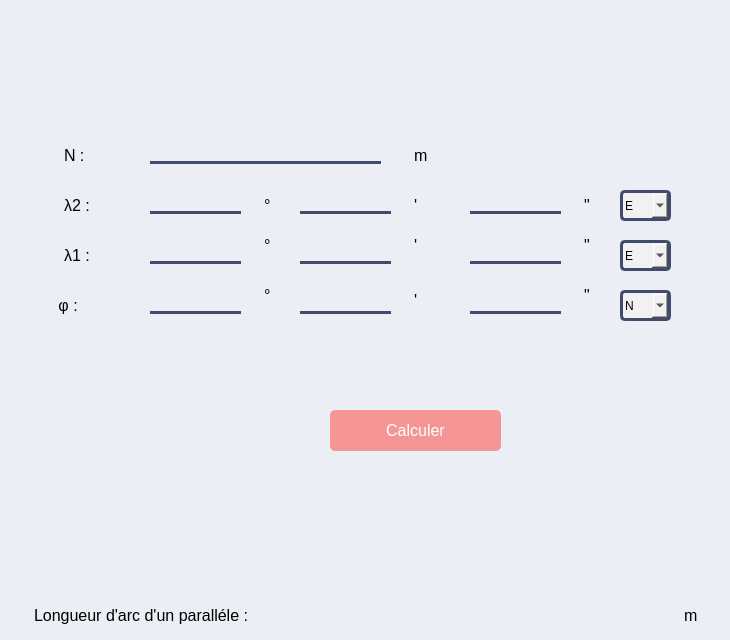
          <widget class="QWidget" name="page_9">
           <property name="styleSheet">
            <string notr="true">background-color:    #ebeef5  ;</string>
           </property>
           <widget class="QLineEdit" name="lineEdit_28">
            <property name="geometry">
             <rect>
              <x>150</x>
              <y>140</y>
              <width>231</width>
              <height>24</height>
             </rect>
            </property>
            <property name="styleSheet">
             <string notr="true">


    border: none;
    border-bottom: 3px  solid   #414b6d ;
    font-size: 14px; </string>
            </property>
           </widget>
           <widget class="QPushButton" name="calcul5">
            <property name="geometry">
             <rect>
              <x>330</x>
              <y>410</y>
              <width>171</width>
              <height>41</height>
             </rect>
            </property>
            <property name="styleSheet">
             <string notr="true">
    background-color:  #f59694   ;
    color: rgb(255, 255, 255)  ;
    border: none;
    border-radius: 5px;
    padding: 10px 20px;
    font-size: 16px;
    



</string>
            </property>
            <property name="text">
             <string>Calculer</string>
            </property>
           </widget>
           <widget class="QLabel" name="label_64">
            <property name="geometry">
             <rect>
              <x>50</x>
              <y>140</y>
              <width>71</width>
              <height>31</height>
             </rect>
            </property>
            <property name="styleSheet">
             <string notr="true">font: 700 italic 9pt &quot;Arial&quot;;
    color: #000000;
    padding: 5px 10px;
    border-radius: 5px;
    font-size: 16px;
    text-align: center;
  </string>
            </property>
            <property name="text">
             <string>N :</string>
            </property>
           </widget>
           <widget class="QLabel" name="label_181">
            <property name="geometry">
             <rect>
              <x>50</x>
              <y>190</y>
              <width>71</width>
              <height>31</height>
             </rect>
            </property>
            <property name="styleSheet">
             <string notr="true">font: 700 italic 9pt &quot;Arial&quot;;
    color: #000000;
    padding: 5px 10px;
    border-radius: 5px;
    font-size: 16px;
    text-align: center;
  </string>
            </property>
            <property name="text">
             <string>λ2 :</string>
            </property>
           </widget>
           <widget class="QLabel" name="label_182">
            <property name="geometry">
             <rect>
              <x>40</x>
              <y>290</y>
              <width>71</width>
              <height>31</height>
             </rect>
            </property>
            <property name="styleSheet">
             <string notr="true">font: 700 italic 9pt &quot;Arial&quot;;
    color: #000000;
    padding: 5px 10px;
    border-radius: 5px;
    font-size: 16px;
    text-align: center;
  </string>
            </property>
            <property name="text">
             <string> φ :</string>
            </property>
           </widget>
           <widget class="QLabel" name="label_183">
            <property name="geometry">
             <rect>
              <x>50</x>
              <y>240</y>
              <width>71</width>
              <height>31</height>
             </rect>
            </property>
            <property name="styleSheet">
             <string notr="true">font: 700 italic 9pt &quot;Arial&quot;;
    color: #000000;
    padding: 5px 10px;
    border-radius: 5px;
    font-size: 16px;
    text-align: center;
  </string>
            </property>
            <property name="text">
             <string>λ1 :</string>
            </property>
           </widget>
           <widget class="QLabel" name="label_184">
            <property name="geometry">
             <rect>
              <x>400</x>
              <y>140</y>
              <width>71</width>
              <height>31</height>
             </rect>
            </property>
            <property name="styleSheet">
             <string notr="true">font: 700 italic 9pt &quot;Arial&quot;;
    color: #000000;
    padding: 5px 10px;
    border-radius: 5px;
    font-size: 16px;
    text-align: center;
  </string>
            </property>
            <property name="text">
             <string>m</string>
            </property>
           </widget>
           <widget class="QLineEdit" name="lineEdit_34">
            <property name="geometry">
             <rect>
              <x>150</x>
              <y>190</y>
              <width>91</width>
              <height>24</height>
             </rect>
            </property>
            <property name="styleSheet">
             <string notr="true">


    border: none;
    border-bottom: 3px  solid   #414b6d ;
    font-size: 14px; </string>
            </property>
           </widget>
           <widget class="QLineEdit" name="lineEdit_35">
            <property name="geometry">
             <rect>
              <x>300</x>
              <y>190</y>
              <width>91</width>
              <height>24</height>
             </rect>
            </property>
            <property name="styleSheet">
             <string notr="true">


    border: none;
    border-bottom: 3px  solid   #414b6d ;
    font-size: 14px; </string>
            </property>
           </widget>
           <widget class="QLineEdit" name="lineEdit_36">
            <property name="geometry">
             <rect>
              <x>470</x>
              <y>190</y>
              <width>91</width>
              <height>24</height>
             </rect>
            </property>
            <property name="styleSheet">
             <string notr="true">


    border: none;
    border-bottom: 3px  solid   #414b6d ;
    font-size: 14px; </string>
            </property>
           </widget>
           <widget class="QLineEdit" name="lineEdit_37">
            <property name="geometry">
             <rect>
              <x>150</x>
              <y>240</y>
              <width>91</width>
              <height>24</height>
             </rect>
            </property>
            <property name="styleSheet">
             <string notr="true">


    border: none;
    border-bottom: 3px  solid   #414b6d ;
    font-size: 14px; </string>
            </property>
           </widget>
           <widget class="QLineEdit" name="lineEdit_38">
            <property name="geometry">
             <rect>
              <x>300</x>
              <y>240</y>
              <width>91</width>
              <height>24</height>
             </rect>
            </property>
            <property name="styleSheet">
             <string notr="true">


    border: none;
    border-bottom: 3px  solid   #414b6d ;
    font-size: 14px; </string>
            </property>
           </widget>
           <widget class="QLineEdit" name="lineEdit_39">
            <property name="geometry">
             <rect>
              <x>470</x>
              <y>240</y>
              <width>91</width>
              <height>24</height>
             </rect>
            </property>
            <property name="styleSheet">
             <string notr="true">


    border: none;
    border-bottom: 3px  solid   #414b6d ;
    font-size: 14px; </string>
            </property>
           </widget>
           <widget class="QLineEdit" name="lineEdit_40">
            <property name="geometry">
             <rect>
              <x>150</x>
              <y>290</y>
              <width>91</width>
              <height>24</height>
             </rect>
            </property>
            <property name="styleSheet">
             <string notr="true">


    border: none;
    border-bottom: 3px  solid   #414b6d ;
    font-size: 14px; </string>
            </property>
           </widget>
           <widget class="QLineEdit" name="lineEdit_41">
            <property name="geometry">
             <rect>
              <x>300</x>
              <y>290</y>
              <width>91</width>
              <height>24</height>
             </rect>
            </property>
            <property name="styleSheet">
             <string notr="true">


    border: none;
    border-bottom: 3px  solid   #414b6d ;
    font-size: 14px; </string>
            </property>
           </widget>
           <widget class="QLineEdit" name="lineEdit_42">
            <property name="geometry">
             <rect>
              <x>470</x>
              <y>290</y>
              <width>91</width>
              <height>24</height>
             </rect>
            </property>
            <property name="styleSheet">
             <string notr="true">


    border: none;
    border-bottom: 3px  solid   #414b6d ;
    font-size: 14px; </string>
            </property>
           </widget>
           <widget class="QLabel" name="label_78">
            <property name="geometry">
             <rect>
              <x>250</x>
              <y>190</y>
              <width>31</width>
              <height>31</height>
             </rect>
            </property>
            <property name="styleSheet">
             <string notr="true">font: 700 italic 9pt &quot;Arial&quot;;
    color: #000000;
    padding: 5px 10px;
    border-radius: 5px;
    font-size: 16px;
    text-align: center;
  </string>
            </property>
            <property name="text">
             <string>°</string>
            </property>
           </widget>
           <widget class="QLabel" name="label_79">
            <property name="geometry">
             <rect>
              <x>250</x>
              <y>230</y>
              <width>31</width>
              <height>31</height>
             </rect>
            </property>
            <property name="styleSheet">
             <string notr="true">font: 700 italic 9pt &quot;Arial&quot;;
    color: #000000;
    padding: 5px 10px;
    border-radius: 5px;
    font-size: 16px;
    text-align: center;
  </string>
            </property>
            <property name="text">
             <string>°</string>
            </property>
           </widget>
           <widget class="QLabel" name="label_80">
            <property name="geometry">
             <rect>
              <x>250</x>
              <y>280</y>
              <width>31</width>
              <height>31</height>
             </rect>
            </property>
            <property name="styleSheet">
             <string notr="true">font: 700 italic 9pt &quot;Arial&quot;;
    color: #000000;
    padding: 5px 10px;
    border-radius: 5px;
    font-size: 16px;
    text-align: center;
  </string>
            </property>
            <property name="text">
             <string>°</string>
            </property>
           </widget>
           <widget class="QLabel" name="label_81">
            <property name="geometry">
             <rect>
              <x>400</x>
              <y>190</y>
              <width>31</width>
              <height>31</height>
             </rect>
            </property>
            <property name="styleSheet">
             <string notr="true">font: 700 italic 9pt &quot;Arial&quot;;
    color: #000000;
    padding: 5px 10px;
    border-radius: 5px;
    font-size: 16px;
    text-align: center;
  </string>
            </property>
            <property name="text">
             <string>'</string>
            </property>
           </widget>
           <widget class="QLabel" name="label_82">
            <property name="geometry">
             <rect>
              <x>400</x>
              <y>230</y>
              <width>31</width>
              <height>31</height>
             </rect>
            </property>
            <property name="styleSheet">
             <string notr="true">font: 700 italic 9pt &quot;Arial&quot;;
    color: #000000;
    padding: 5px 10px;
    border-radius: 5px;
    font-size: 16px;
    text-align: center;
  </string>
            </property>
            <property name="text">
             <string>'</string>
            </property>
           </widget>
           <widget class="QLabel" name="label_159">
            <property name="geometry">
             <rect>
              <x>400</x>
              <y>280</y>
              <width>31</width>
              <height>41</height>
             </rect>
            </property>
            <property name="styleSheet">
             <string notr="true">font: 700 italic 9pt &quot;Arial&quot;;
    color: #000000;
    padding: 5px 10px;
    border-radius: 5px;
    font-size: 16px;
    text-align: center;
  </string>
            </property>
            <property name="text">
             <string>'</string>
            </property>
           </widget>
           <widget class="QLabel" name="label_160">
            <property name="geometry">
             <rect>
              <x>570</x>
              <y>190</y>
              <width>31</width>
              <height>31</height>
             </rect>
            </property>
            <property name="styleSheet">
             <string notr="true">font: 700 italic 9pt &quot;Arial&quot;;
    color: #000000;
    padding: 5px 10px;
    border-radius: 5px;
    font-size: 16px;
    text-align: center;
  </string>
            </property>
            <property name="text">
             <string>&quot;</string>
            </property>
           </widget>
           <widget class="QLabel" name="label_161">
            <property name="geometry">
             <rect>
              <x>570</x>
              <y>230</y>
              <width>31</width>
              <height>31</height>
             </rect>
            </property>
            <property name="styleSheet">
             <string notr="true">font: 700 italic 9pt &quot;Arial&quot;;
    color: #000000;
    padding: 5px 10px;
    border-radius: 5px;
    font-size: 16px;
    text-align: center;
  </string>
            </property>
            <property name="text">
             <string>&quot;</string>
            </property>
           </widget>
           <widget class="QLabel" name="label_162">
            <property name="geometry">
             <rect>
              <x>570</x>
              <y>280</y>
              <width>31</width>
              <height>31</height>
             </rect>
            </property>
            <property name="styleSheet">
             <string notr="true">font: 700 italic 9pt &quot;Arial&quot;;
    color: #000000;
    padding: 5px 10px;
    border-radius: 5px;
    font-size: 16px;
    text-align: center;
  </string>
            </property>
            <property name="text">
             <string>&quot;</string>
            </property>
           </widget>
           <widget class="QComboBox" name="comboBox_11">
            <property name="geometry">
             <rect>
              <x>620</x>
              <y>190</y>
              <width>51</width>
              <height>31</height>
             </rect>
            </property>
            <property name="styleSheet">
             <string notr="true">    width: 100%;

    font-size: 1 px;
    border: 3px solid   #414b6d   ; 
    border-radius: 5px;
    background-color: #f1f1f1; 
    color: #000000; 
    appearance: none; </string>
            </property>
            <item>
             <property name="text">
              <string>E</string>
             </property>
            </item>
            <item>
             <property name="text">
              <string>W</string>
             </property>
            </item>
           </widget>
           <widget class="QComboBox" name="comboBox_13">
            <property name="geometry">
             <rect>
              <x>620</x>
              <y>290</y>
              <width>51</width>
              <height>31</height>
             </rect>
            </property>
            <property name="styleSheet">
             <string notr="true">    width: 100%;

    font-size: 1 px;
    border: 3px solid   #414b6d   ; 
    border-radius: 5px;
    background-color: #f1f1f1; 
    color: #000000; 
    appearance: none; </string>
            </property>
            <item>
             <property name="text">
              <string>N</string>
             </property>
            </item>
            <item>
             <property name="text">
              <string>S</string>
             </property>
            </item>
           </widget>
           <widget class="QComboBox" name="comboBox_12">
            <property name="geometry">
             <rect>
              <x>620</x>
              <y>240</y>
              <width>51</width>
              <height>31</height>
             </rect>
            </property>
            <property name="styleSheet">
             <string notr="true">    width: 100%;

    font-size: 1 px;
    border: 3px solid   #414b6d   ; 
    border-radius: 5px;
    background-color: #f1f1f1; 
    color: #000000; 
    appearance: none; </string>
            </property>
            <item>
             <property name="text">
              <string>E</string>
             </property>
            </item>
            <item>
             <property name="text">
              <string>W</string>
             </property>
            </item>
           </widget>
           <widget class="QLabel" name="label_163">
            <property name="geometry">
             <rect>
              <x>330</x>
              <y>600</y>
              <width>321</width>
              <height>31</height>
             </rect>
            </property>
            <property name="styleSheet">
             <string notr="true">font: 700 italic 9pt &quot;Arial&quot;;
    color: #000000;
    padding: 5px 10px;
    border-radius: 5px;
    font-size: 16px;
    text-align: center;
  </string>
            </property>
            <property name="text">
             <string/>
            </property>
           </widget>
           <widget class="QLabel" name="label_164">
            <property name="geometry">
             <rect>
              <x>670</x>
              <y>600</y>
              <width>51</width>
              <height>31</height>
             </rect>
            </property>
            <property name="styleSheet">
             <string notr="true">font: 700 italic 9pt &quot;Arial&quot;;
    color: #000000;
    padding: 5px 10px;
    border-radius: 5px;
    font-size: 16px;
    text-align: center;
  </string>
            </property>
            <property name="text">
             <string>m</string>
            </property>
           </widget>
           <widget class="QLabel" name="label_165">
            <property name="geometry">
             <rect>
              <x>20</x>
              <y>600</y>
              <width>281</width>
              <height>31</height>
             </rect>
            </property>
            <property name="styleSheet">
             <string notr="true">font: 700 italic 9pt &quot;Arial&quot;;
    color: #000000;
    padding: 5px 10px;
    border-radius: 5px;
    font-size: 16px;
    text-align: center;
  </string>
            </property>
            <property name="text">
             <string>Longueur d'arc d'un paralléle :</string>
            </property>
           </widget>
          </widget>
